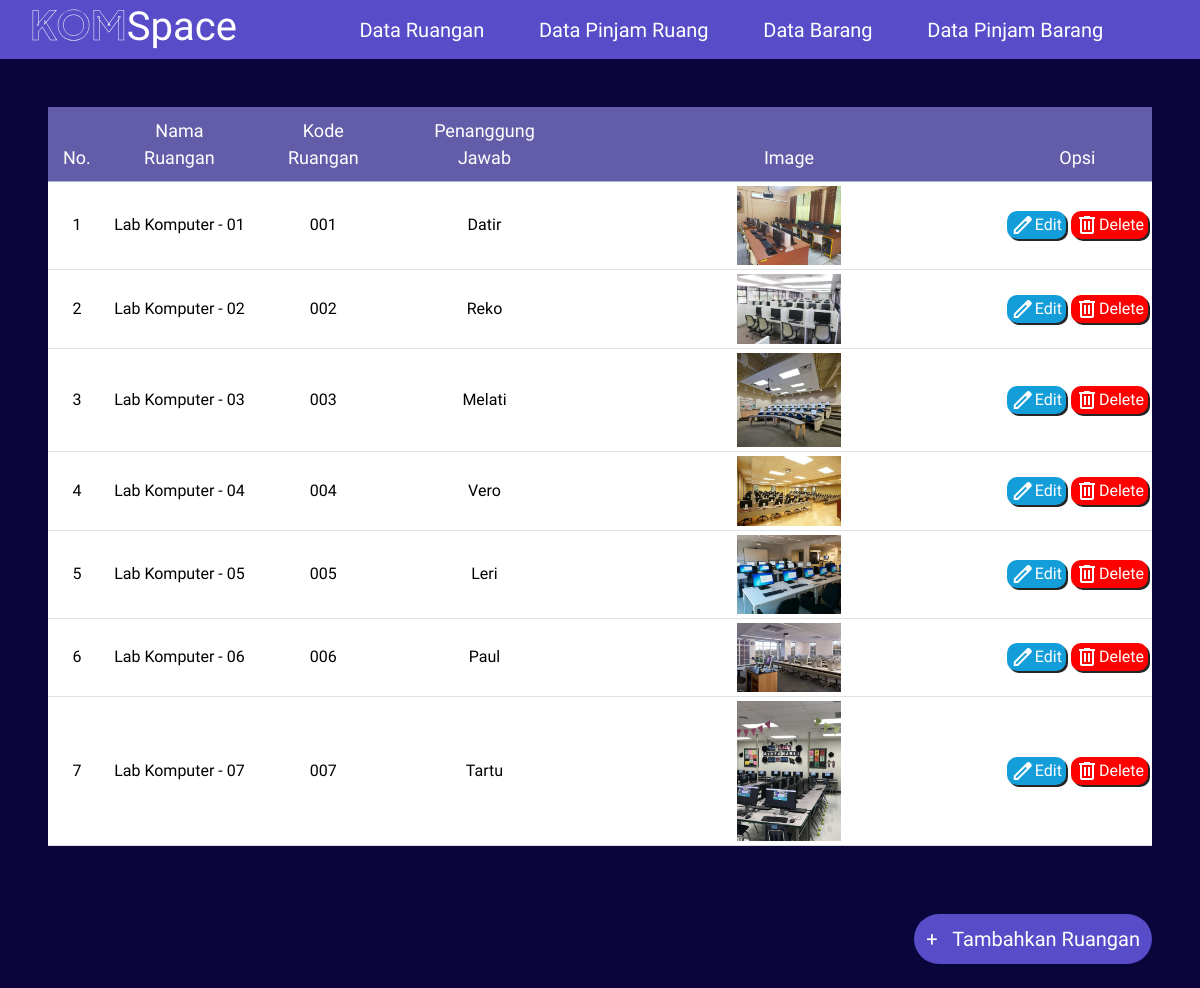
Page /admin/add_room.php on the committed database.
### tables this page shows
CREATE TABLE `ruangan` (
  `nama_ruangan` varchar(40) DEFAULT NULL,
  `kode_ruangan` varchar(20) DEFAULT NULL,
  `id_ruangan` int NOT NULL,
  `img` longblob,
  `penanggung_jawab` varchar(50) DEFAULT NULL
);

### admin/add_room.php (called while the page is built, shortened)
<?php
    $nameroom = $_POST['nama_ruangan'];
    $coderoom = $_POST['kode_ruangan'];
    $pjr = $_POST['penanggung_jawab'];
    $location = $_POST['lokasi'];
    $capacity = $_POST['kapasitas'];
    $head = $_POST['pimpinan_unit'];
    $available = $_POST['ketersediaan_fasilitas'];
    $targetdir = "../img/";
    $img = $targetdir.basename($_FILES["img"]["name"]);
    include("../database/connect.php");
    mysqli_query($conn, "INSERT INTO ruangan(nama_ruangan, kode_ruangan, penanggung_jawab ,img, lokasi, kapasitas, pimpinan_unit, ketersediaan_fasilitas)
    VALUES('$nameroom', '$coderoom','$pjr' ,'$img', '$location', '$capacity', '$head', '$available')");
    include('data_ruangan.php');
?>

### admin/data_ruangan.php (the view, shortened to what this page needs)
<!DOCTYPE html>
<html lang="en">
<head>
    <link rel="stylesheet" href="../css/style.css">
    <link href='https://unpkg.com/boxicons@2.1.1/css/boxicons.min.css' rel='stylesheet'>
    <link href='https://unpkg.com/boxicons@2.1.1/css/boxicons.min.css' rel='stylesheet'>
    <link rel="stylesheet" href="../css/styleadmin.css">
    <link href='https://unpkg.com/boxicons@2.1.1/css/boxicons.min.css' rel='stylesheet'>
    <link href="https://cdn.jsdelivr.net/npm/bootstrap@5.3.3/dist/css/bootstrap.min.css" rel="stylesheet">
    <link href='https://unpkg.com/boxicons@2.1.1/css/boxicons.min.css' rel='stylesheet'>
</head>
<body>
<nav class="navbar">
    <div class="tulisan">
        <h1 class="logo"><a href="admin.php">
          <span style="background: url(https://cdn.textures4photoshop.com/tex/thumbs/seamless-galaxy-with-stars-texture-for-photoshop-thumb48.jpg) no-repeat center center;
            -webkit-background-clip: text; -webkit-text-stroke: 0.5px #fff;
            color: transparent; background-size: cover;">KOM</span>Space</span>
        </a></h1>
        <div class="container d-flex">
            <ul class="ms-auto" style="list-style-type: none;">
                <li>
                    <a href="data_ruangan.php">Data Ruangan</a>
                </li>
                <li>
                    <a href="data_pinjam_ruang.php">Data Pinjam Ruang</a>
                </li>
                <li>
                    <a href="data_barang.php">Data Barang</a>
                </li>
                <li>
                <li>
                    <a href="data_pinjam_barang.php">Data Pinjam Barang</a>
                </li>
                <li>
                    <a href="logout.php" class="d-flex align-items-center"><ion-icon name="log-out-outline" style="font-size: 32px;"></ion-icon></a>
                </li>
            </ul>
        </div>
    </div>
</nav>
<div class="form-inner">
            <section class="ruangan">
                <section class="table">
                    <div class="table-responsive d-flex">
                        <table class="table table-hover m-5 text-center table-sm ps-5">
                            <thead class="table-primary tab-heading" style="--bs-table-bg: #635CA9;">
                            <tr>
                    <th scope="col">No.</th>
                    <th scope="col">Nama Ruangan</th>
                    <th scope="col">Kode Ruangan</th>
                    <th scope="col">Penanggung Jawab</th>
                    <th scope="col">Image</th>
                    <th scope="col">Opsi</th>
                    </tr>
                </thead>
                <tbody class="align-middle">
                    <?php
                    include("../database/connect.php");
                    $data = mysqli_query($conn, "SELECT * FROM ruangan");
                    $nomor = 1;
                    while ($room = mysqli_fetch_array($data)) {
                    ?>
                        <tr>
                            <td><?php echo $nomor++; ?></td>
                            <td><?php echo $room["nama_ruangan"]; ?></td>
                            <td><?php echo $room["kode_ruangan"]; ?></td>
                            <td><?php echo $room["penanggung_jawab"]; ?></td>
                            <td><img src="../img/<?php echo $room['img']; ?>" alt="Room Image" class="card-img-top card-img room-image" alt="..."></td>
                            <td>
                                <div class="opsi">
                                    <a href="edit_ruangan.php?id_ruangan=<?php echo $room['id_ruangan']; ?>" class="button edit" onclick="showForm()">
                                        <span class="material-symbols-outlined">edit</span>
                                        <div class="text-edit">Edit</div>
                                    </a>
                                    <a href="delete.php?id_ruangan=<?php echo $room['id_ruangan']; ?>" class="button delete">
                                        <span class="material-symbols-outlined">delete</span>
                                        <div class="text-edit">Delete</div>
                                    </a>
                                </div>
                            </td>
                        </tr>
                    <?php
                    }
                    ?>
                </tbody>
            </table>
        </section>
        <div class="field butn mb-4">
                        <button type="button" class="btn btn-primary mx-5 float-end d-flex align-items-center" data-bs-toggle="modal" data-bs-target="#exampleModal"  style="--bs-btn-padding-y: 10px; --bs-btn-font-size: 20px;">
                            <tr>+</tr>
                            &nbsp;
                            Tambahkan Ruangan
                        </button>
                        </div>
            </section>
</body>
</html>

### css/style.css (style rules this page uses)
* { margin: 0; padding: 0; box-sizing: border-box; font-family: "Itim", cursive; }
body { min-height: 100vh; justify-content: center; background: rgb(10, 5, 59) !important; }
.navbar .tulisan { padding-left: 20px; width: 100%; display: flex; flex-direction: row; --bs-bg-opacity: 1; background-color: rgba(88, 76, 200, 1) !important; }
.navbar .tulisan ul { justify-content: space-between; font-size: 20px; align-items: center; display: flex; flex-direction: row; padding: 0 20px 0 0 !important; margin-bottom: 0 !important; }
.navbar { padding: 0% !important; }
.navbar a { color: white; text-decoration: none; padding: 10px 10px; position: relative; }
.navbar ul li a::after { content: ''; position: absolute; left: 0; bottom: -3px; width: 100%; height: 2px; background-color: white; transform: scaleX(0); transition: transform 0.3s ease-in-out; }
h1.logo span { font-family: "Plus Jakarta Sans", sans-serif; font-weight: bold; }
div { display: block; unicode-bidi: isolate; }
.btn { background-color: #584CC8 !important; border: #584CC8 !important; border-radius: 50px !important; font-family: "Itim", cursive !important; color: white !important; font-weight: 400 !important; }
.opsi { display: flex; gap: 5px; justify-content: center; }
.button { display: flex; align-items: center; text-decoration: none; padding: 2px 4px; border: none; border-radius: 10px; cursor: pointer; transition: transform 0.3s ease-in-out; box-shadow: 2px 2px 0px rgb(37, 37, 37); }
.edit { background-color: #149ed9; }
.delete { background-color: red; }
.edit span, .text-edit, .delete span { color: white; }
.tab-heading th { color: white !important; padding: 10px 15px 10px 15px !important; font-weight: 500; font-size: 18px; }
.form-inner section .field { height: 50px; width: 100%; margin-top: 20px; }
section .butn { height: 50px; width: 100%; border-radius: 5px; position: relative; overflow: hidden; }
.butn { position: relative; overflow: hidden; }

### css/styleadmin.css (style rules this page uses)
* { margin: 0; padding: 0; box-sizing: border-box; font-family: "Itim", cursive; }
body { min-height: 100vh; justify-content: center; background: rgb(10, 5, 59) !important; }
.navbar .tulisan { padding-left: 20px; width: 100%; display: flex; flex-direction: row; --bs-bg-opacity: 1; background-color: rgba(88, 76, 200, 1) !important; }
.navbar .tulisan ul { justify-content: space-between; font-size: 20px; align-items: center; display: flex; flex-direction: row; padding: 0 20px 0 0 !important; margin-bottom: 0 !important; }
.navbar { padding: 0% !important; }
.navbar a { color: white; text-decoration: none; padding: 10px 10px; position: relative; }
.navbar ul li a::after { content: ''; position: absolute; left: 0; bottom: -3px; width: 100%; height: 2px; background-color: white; transform: scaleX(0); transition: transform 0.3s ease-in-out; }
h1.logo span { font-family: "Plus Jakarta Sans", sans-serif; font-weight: bold; }
div { display: block; unicode-bidi: isolate; }
.btn { background-color: #584CC8 !important; border: #584CC8 !important; border-radius: 50px !important; font-family: "Itim", cursive !important; color: white !important; font-weight: 400 !important; }
.opsi { display: flex; gap: 5px; justify-content: center; }
.button { display: flex; align-items: center; text-decoration: none; padding: 2px 4px; border: none; border-radius: 10px; cursor: pointer; transition: transform 0.3s ease-in-out; box-shadow: 2px 2px 0px rgb(37, 37, 37); }
.edit { background-color: #149ed9; }
.delete { background-color: red; }
.edit span, .text-edit, .delete span { color: white; }
.tab-heading th { color: white !important; padding: 10px 15px 10px 15px !important; font-weight: 500; font-size: 18px; }
.form-inner section .field { height: 50px; width: 100%; margin-top: 20px; }
section .butn { height: 50px; width: 100%; border-radius: 5px; position: relative; overflow: hidden; }
.butn { position: relative; overflow: hidden; }

### admin/data_ruangan.php (style rules this page uses)
.room-image { max-height: 310px; max-width: 25%; object-fit: cover; }

### rows in the picture
ruangan: nama_ruangan "Lab Komputer - 01", kode_ruangan "001", penanggung_jawab "Datir", img (picture)
ruangan: nama_ruangan "Lab Komputer - 02", kode_ruangan "002", penanggung_jawab "Reko", img (picture)
ruangan: nama_ruangan "Lab Komputer - 03", kode_ruangan "003", penanggung_jawab "Melati", img (picture)
ruangan: nama_ruangan "Lab Komputer - 04", kode_ruangan "004", penanggung_jawab "Vero", img (picture)
ruangan: nama_ruangan "Lab Komputer - 05", kode_ruangan "005", penanggung_jawab "Leri", img (picture)
ruangan: nama_ruangan "Lab Komputer - 06", kode_ruangan "006", penanggung_jawab "Paul", img (picture)
ruangan: nama_ruangan "Lab Komputer - 07", kode_ruangan "007", penanggung_jawab "Tartu", img (picture)
